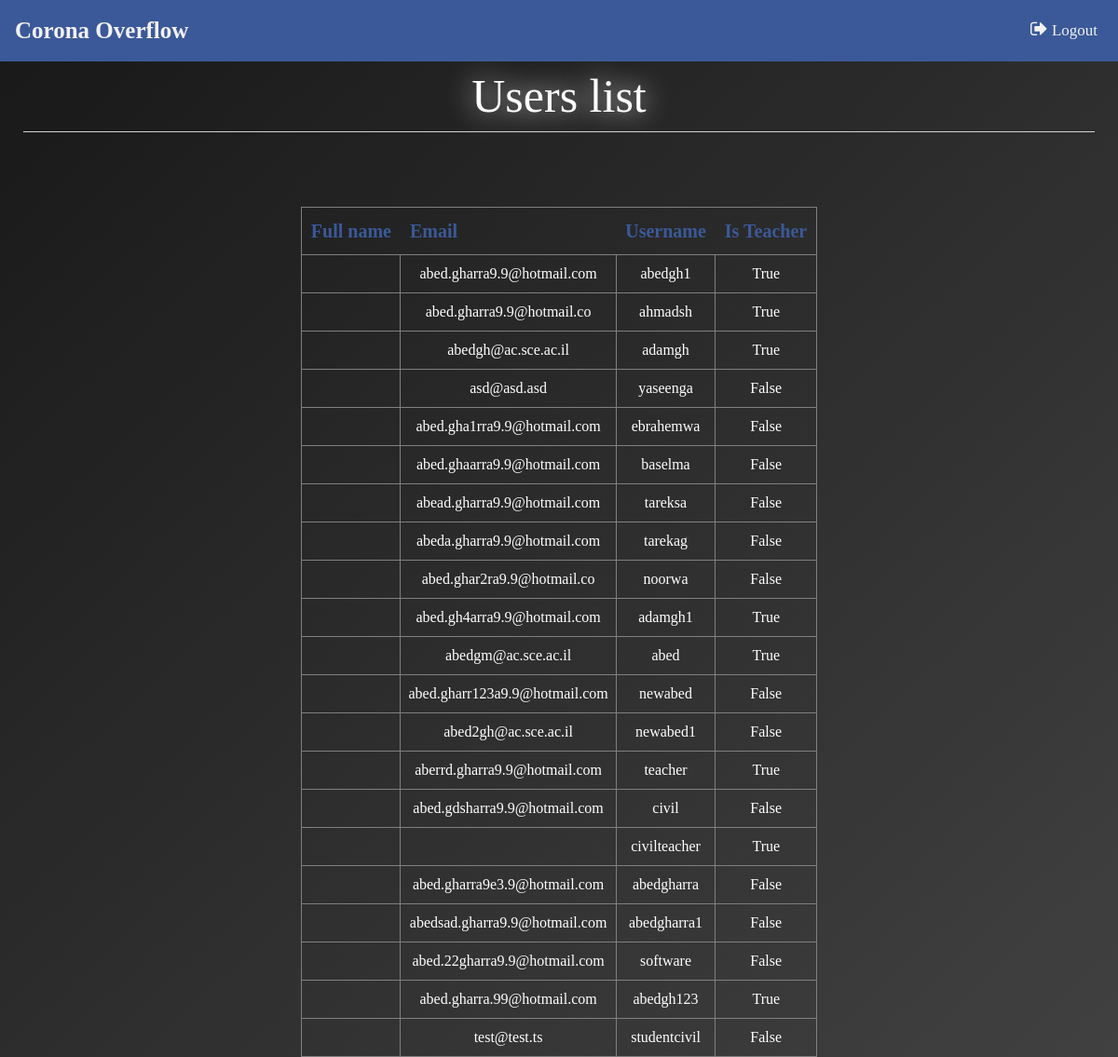
/users/, run on the app's committed database.
### users/models.py (models this page shows)
class user(User):
    CHOICES = (
        ('SE', 'Software Engineering'),
        ('EE', 'Electrical Engineering'),
        ('CE', 'Chemical Engineering'),
        ('Ce', 'Civil Engineering'),
        ('ME', 'Mechanical Engineering'),
    )
    CHOICES1 = (
        ('1', '1'),
        ('2', '2'),
        ('3', '3'),
        ('4', '4'),
    )
    is_teacher = models.BooleanField(default=False)
    year = models.CharField(max_length=300, choices = CHOICES1,default=CHOICES1[0][0])
    subject = models.CharField(max_length=300, choices = CHOICES,default=CHOICES[0][0])

### users/views.py (the view)
# urls.py: path('users/', users_list, name='users'),
def users_list(request):
    lst = user.objects.all()
    template_name = 'users_list.html'
    context = {'objects': lst}
    return render(request, template_name, context)

### Group11/templates/users_list.html (shortened to what this page needs)
{% extends "base.html" %}
{% block title %} Users list {% endblock %}
{% block content %}
    <table>
        <thead>
            <tr>
                <th>Full name</th>
                <th>Email</th>
                <th>Username</th>
                <th>Is Teacher</th>
            </tr>
        </thead>
        <tbody>
            {% for user in objects %}
            <tr>
                <td>{{user.fullname}}</td>
                <td>{{user.email}}</td>
                <td>{{user.username}}</td>
                <td>{{user.is_teacher}}</td>
            </tr>
            {% endfor %}
        </tbody>
    </table>
{% endblock %}

### Group11/static/css/base.css (style rules this page uses)
html { height:100vh; }
body { font-family: 'Times New Roman',"Lato", sans-serif; margin: 0; background-color: #181818; height: 100vh; background: linear-gradient(to bottom right,#181818,rgb(65, 65, 65)); color: white; background-repeat: no-repeat; background-attachment: fixed; }

### Group11/templates/users_list.html (style rules this page uses)
table { border: 1px solid grey; margin: 0 auto; margin-top: 80px; border-collapse: collapse; border-radius: 10px; }
td { border: 1px solid grey; text-align: center; padding: 8px; }
th { padding: 10px; font-family: cursive; font-size: 20px; color: #3b5998; }

### data on the page
user: email "abed.gharra9.9@hotmail.com", username "abedgh1", is_teacher "True"
user: email "abed.gharra9.9@hotmail.co", username "ahmadsh", is_teacher "True"
user: email "abedgh@ac.sce.ac.il", username "adamgh", is_teacher "True"
user: email "asd@asd.asd", username "yaseenga", is_teacher "False"
user: email "abed.gha1rra9.9@hotmail.com", username "ebrahemwa", is_teacher "False"
user: email "abed.ghaarra9.9@hotmail.com", username "baselma", is_teacher "False"
user: email "abead.gharra9.9@hotmail.com", username "tareksa", is_teacher "False"
user: email "abeda.gharra9.9@hotmail.com", username "tarekag", is_teacher "False"
user: email "abed.ghar2ra9.9@hotmail.co", username "noorwa", is_teacher "False"
user: email "abed.gh4arra9.9@hotmail.com", username "adamgh1", is_teacher "True"
user: email "abedgm@ac.sce.ac.il", username "abed", is_teacher "True"
user: email "abed.gharr123a9.9@hotmail.com", username "newabed", is_teacher "False"
user: email "abed2gh@ac.sce.ac.il", username "newabed1", is_teacher "False"
user: email "aberrd.gharra9.9@hotmail.com", username "teacher", is_teacher "True"
user: email "abed.gdsharra9.9@hotmail.com", username "civil", is_teacher "False"
user: username "civilteacher", is_teacher "True"
user: email "abed.gharra9e3.9@hotmail.com", username "abedgharra", is_teacher "False"
user: email "abedsad.gharra9.9@hotmail.com", username "abedgharra1", is_teacher "False"
user: email "abed.22gharra9.9@hotmail.com", username "software", is_teacher "False"
user: email "abed.gharra.99@hotmail.com", username "abedgh123", is_teacher "True"
user: email "test@test.ts", username "studentcivil", is_teacher "False"
